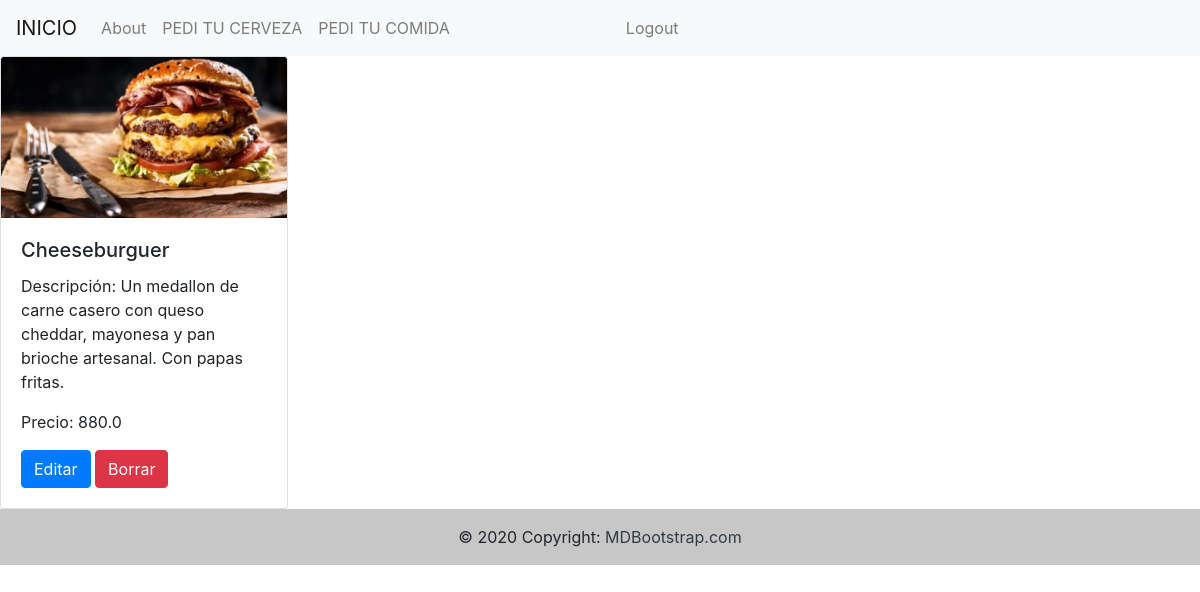
The app's page /Comidas/detalle-comida/1/ (signed in), older data.
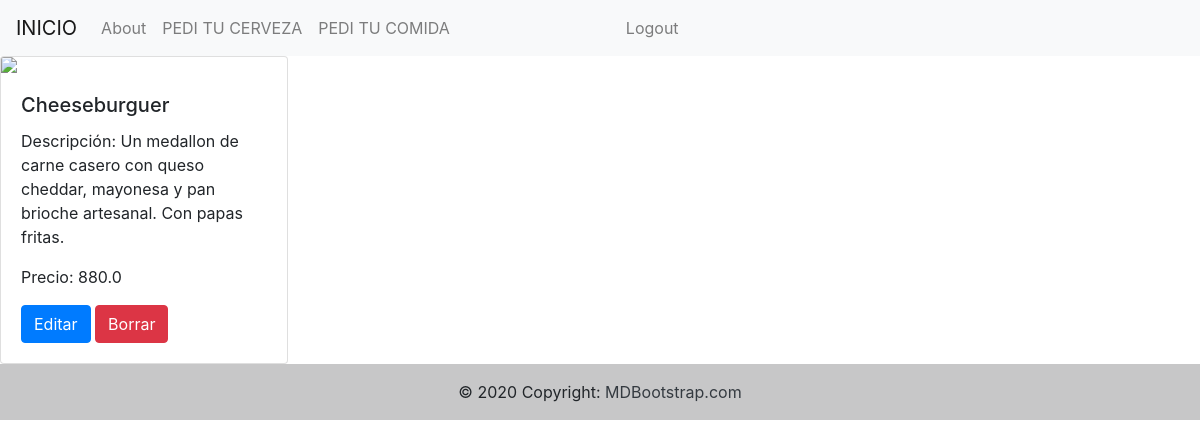
The same page, newer data.
### Comidas/models.py (models this page shows, shortened)
class Comidas(models.Model):
    name = models.CharField(max_length=50)
    description = models.CharField(max_length=500,null=True,blank=True)
    price = models.FloatField()
    image = models.ImageField(upload_to='Comidas/', null=True, blank=True)
    class Meta:
        verbose_name = 'Comida'
        verbose_name_plural = 'Comidas'

### Comidas/views.py (the view)
# urls.py: path('detalle-comida/<int:pk>/',detalle_comidas,name='detalle_comida')
def detalle_comidas(request,pk):
    if request.user.is_authenticated:
        if request.method == 'GET':
            comida = Comidas.objects.get(pk=pk)
            context = {'comida':comida}
            return render(request, 'Comidas/detalle_comidas.html', context=context)
    return redirect('login')

### Templates/Comidas/detalle_comidas.html (shortened to what this page needs)
{% extends 'Base.html' %}
{% block contenido_que_cambia %}
<div class="card" style="width: 18rem;">
    {% if comida.image %}
        <img src="{{comida.image.url}}" class="card-img-top">
    {% else %}
        <img src="https://okdiario.com/img/2021/12/09/hamburguesas-caseras-rellenas-de-queso-cheddar-655x368.jpg" class="card-img-top">
    {% endif %}
    <div class="card-body">
        <h5 class="card-title">{{comida.name}}</h5>
        <p class="card-text">Descripción: {{comida.description}}</p>
        <p class="card-text">Precio: {{comida.price}}</p>
        {% if request.user.is_superuser %}
            <a href="/Comidas/update-comidas/{{comida.id}}" class="btn btn-primary">Editar</a>
            <a href="/Comidas/delete-comidas/{{comida.id}}/" class="btn btn-danger">Borrar</a>
        {% endif %}
    </div>
</div>
{% endblock %}

Row changes from the older to the newer data that the page shows:
changed Comidas "Cheeseburguer": image: picture removed
